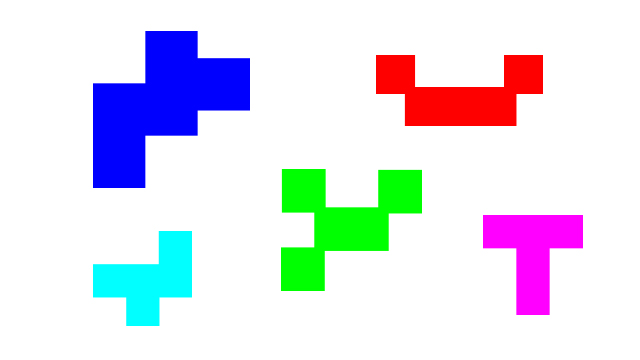
#> input picture round2/IMG_1.jpg, 640 x 360 px
$ python thresholdingimage.py
#> lines starting #> are read from the running program, lines starting #| are printed output that depends on the picture
import cv2
import numpy as np

def nothing(x):
    pass

arena = cv2.imread('IMG_1.jpg')
#> arena is the input picture: shape (360, 640, 3); mean B, G, R 237.2, 225.7, 224.2
imgray = cv2.cvtColor(arena,cv2.COLOR_BGR2GRAY)
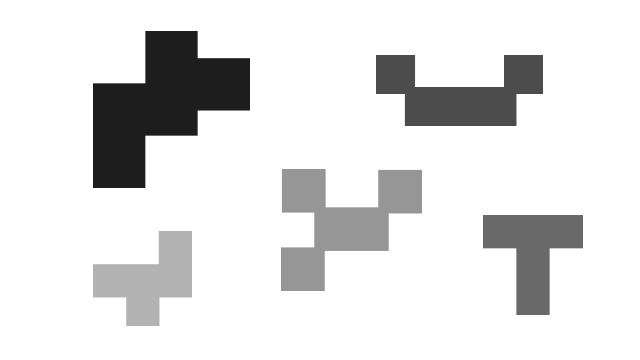
#> imgray: shape (360, 640); min 29, max 255, mean 226.5
imgray_invert = cv2.bitwise_not(imgray, dst=None)
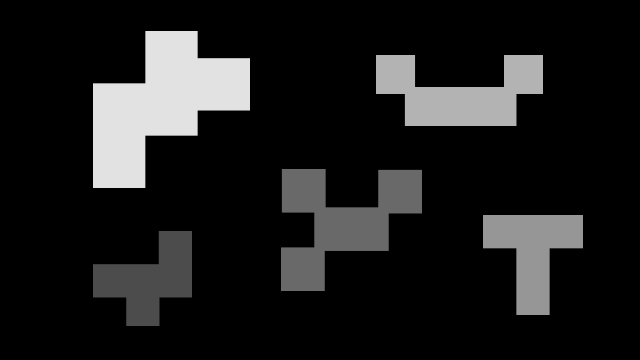
#> imgray_invert: shape (360, 640); min 0, max 226, mean 28.5

cv2.namedWindow('image',cv2.WINDOW_FREERATIO)

cv2.createTrackbar('threshold_max','image',0,255,nothing)
cv2.createTrackbar('threshold_min','image',0,255,nothing)


while(1):


    t_MAX = cv2.getTrackbarPos('threshold_max','image')
    t_MIN = cv2.getTrackbarPos('threshold_min','image')

    arena_gray = cv2.cvtColor(arena, cv2.COLOR_BGR2GRAY)
    ret, thresh_arena = cv2.threshold(imgray, t_MIN, t_MAX, cv2.THRESH_BINARY)
#> thresh_arena: shape (360, 640); every value is 0
#> ret = 0

    cv2.imshow('image',thresh_arena)
    cv2.waitKey(1)

cv2.destroyAllWindows()
cap.release()
